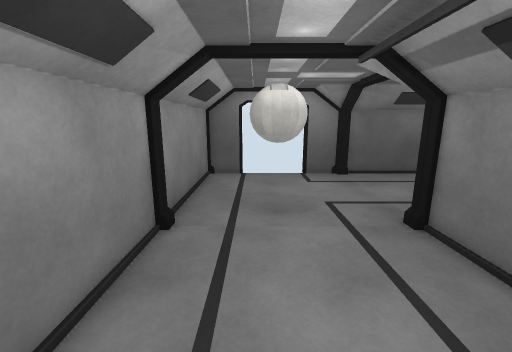
View 1 (above)

14 first-person views from a walk through a scene from a Unity 3-D project. The camera is 1.5 m above the floor, tilts 12° down and sees 90° across. Doors are open. The floor is counted in squares, 0.5 m on a side. Each view is taken from the middle of a square. On the plan, view 1 faces up. The plan holds only what a view shows up to about 19 squares ahead; the rest is blank. The player character is not drawn. Surface patterns are stand-ins for the level's own textures.

View 2
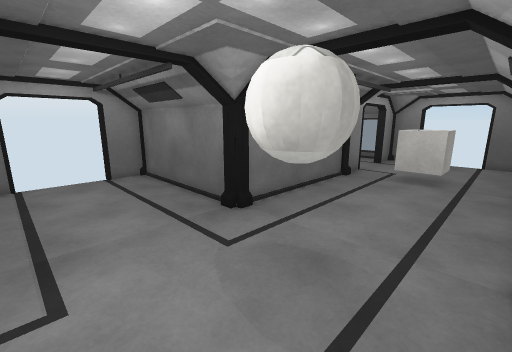

View 3
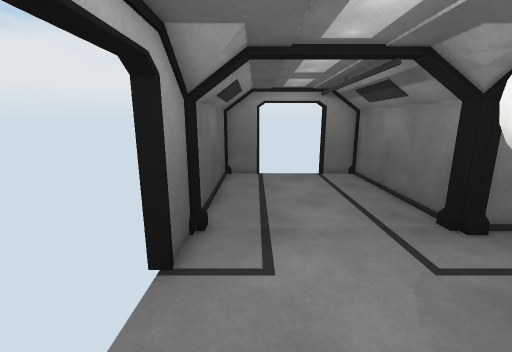

View 4
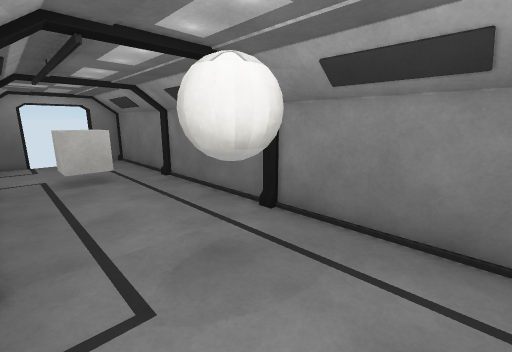

View 5
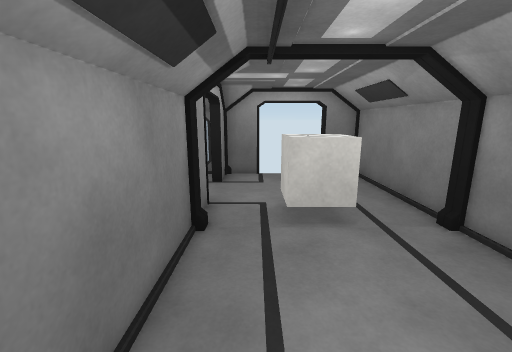

View 6
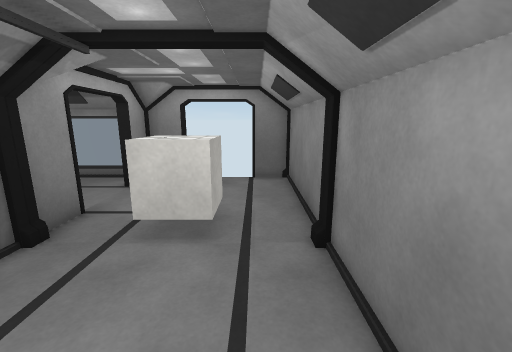

View 7
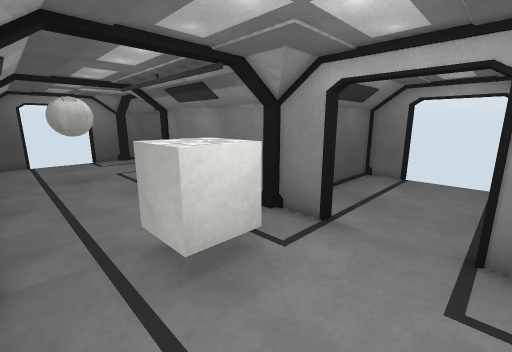

View 8
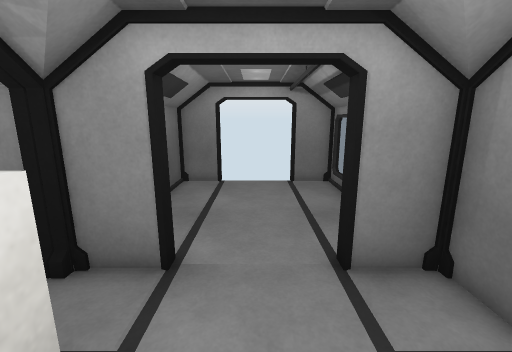

View 9
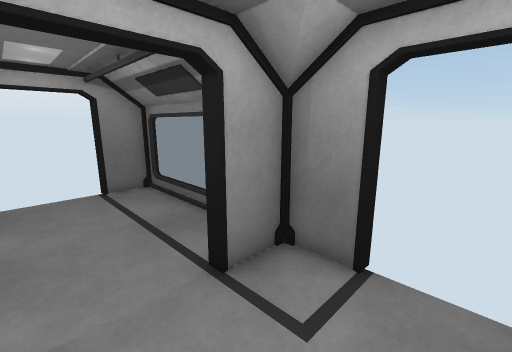

View 10
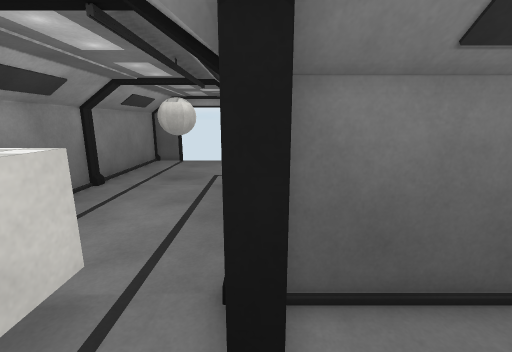

View 11
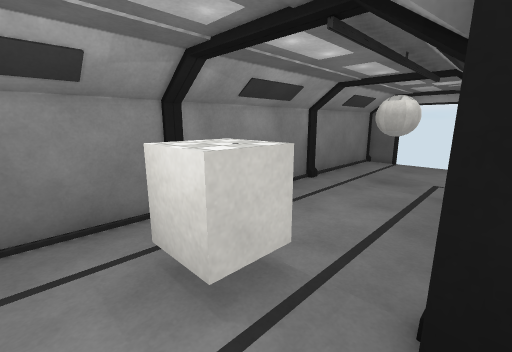

View 12
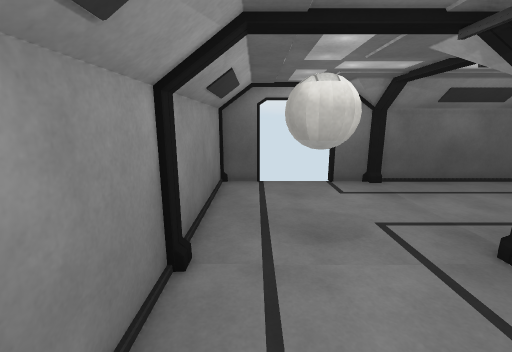

View 13
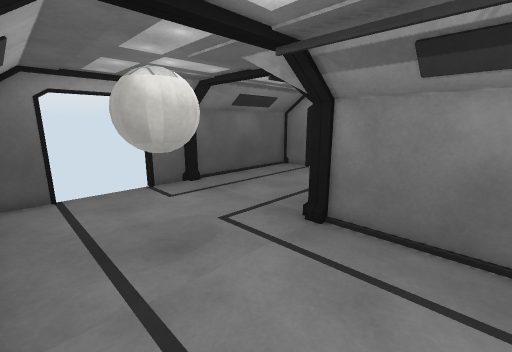

View 14
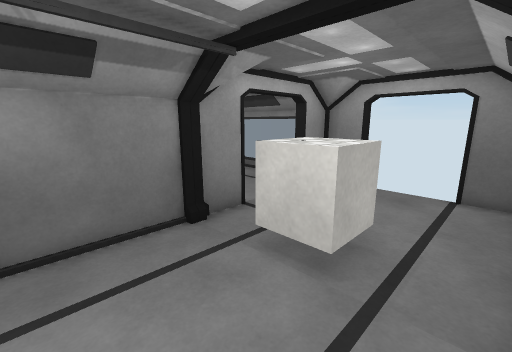

### Floor plan
Ten units are one square. View 1 is at (0, 0); x grows to the right and y downward. Boxes are objects, and circles mark ways between rooms. Rooms are numbered by the first view taken in them; rooms with no view inside come last. Other rooms are left out.
<svg viewBox="-33 -155 168 250">
<path fill="none" stroke="#000" d="M54 -72 128 -72 128 -92M-28 -67 -28 8M-26 -74 -26 -66M-26 6 -26 14M52 32 48 32 48 -73 54 -73M-28 13 -28 88 -8 88M-8 -148 -28 -148 -28 -72M128 -128 128 -148 28 -148M28 88 48 88 48 68 53 68M128 32 128 12 55 12M55 88 128 88 128 68"/>
<rect x="-5" y="5" width="30" height="30" fill="#bbb"><title>other object</title></rect>
<rect x="-5" y="-105" width="30" height="30" fill="#bbb"><title>other object</title></rect>
<circle cx="50" cy="50" r="3" fill="#2a7"/>
<text x="30" y="-50">1</text>
<text x="90" y="50">2</text>
</svg>
Room 1 opens to room 2.

Where each view was taken, in squares from view 1:
view 1: 0 up, 0 right, facing up
view 2: 13 up, 2 left, facing down-right
view 3: 13 up, 2 left, facing right
view 4: 13 up, 4 right, facing down-left
view 5: 6 up, 3 right, facing down
view 6: 5 up, 1 left, facing down
view 7: 7 down, 2 left, facing up-right
view 8: 5 down, 0 right, facing right
view 9: 4 down, 1 right, facing down-right
view 10: 5 down, 5 right, facing up
view 11: 5 down, 5 right, facing up-left
view 12: 2 up, 1 left, facing up
view 13: 3 up, 2 left, facing up-right
view 14: 3 up, 2 left, facing down-right
